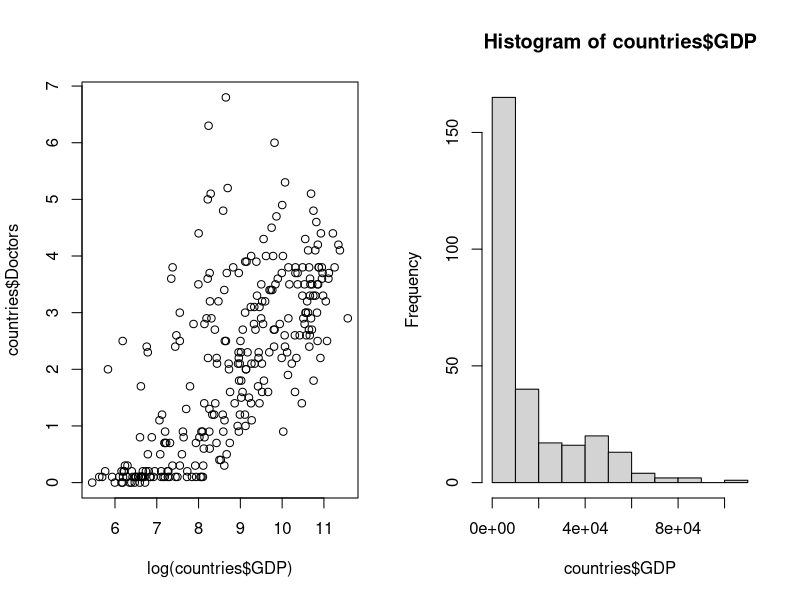
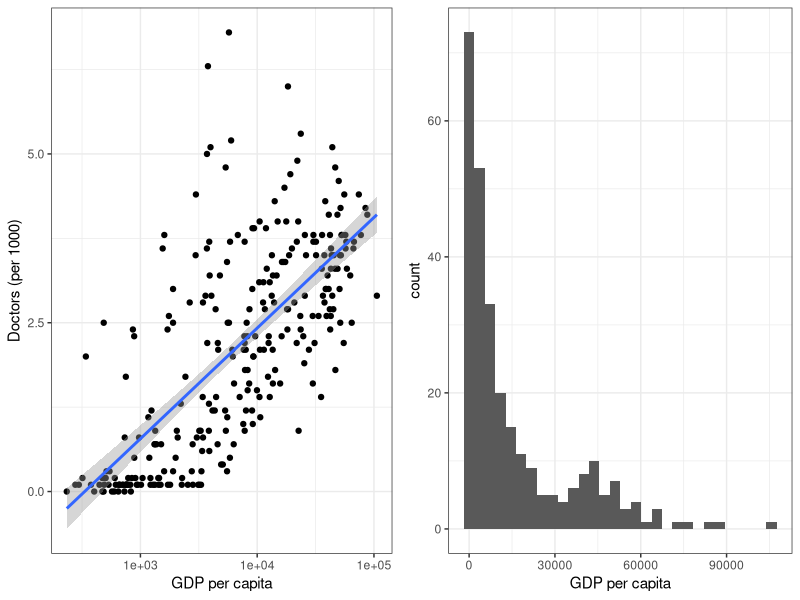
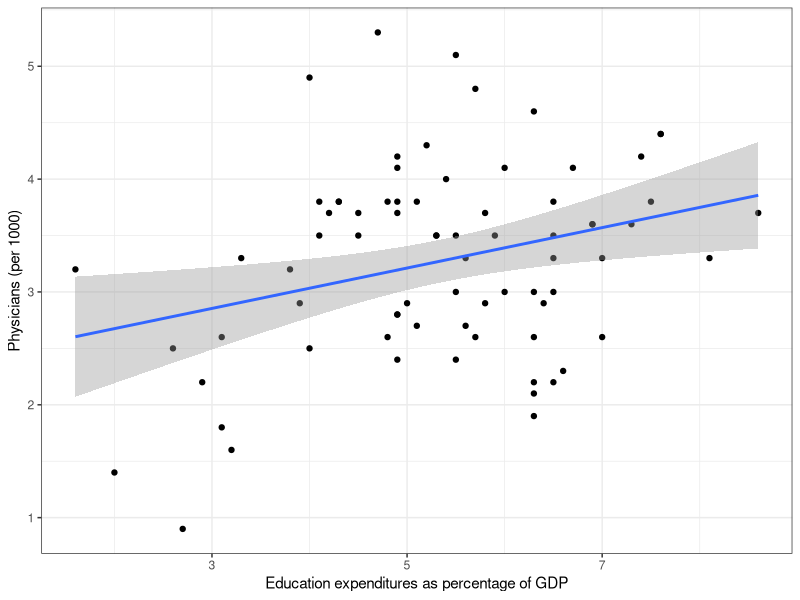
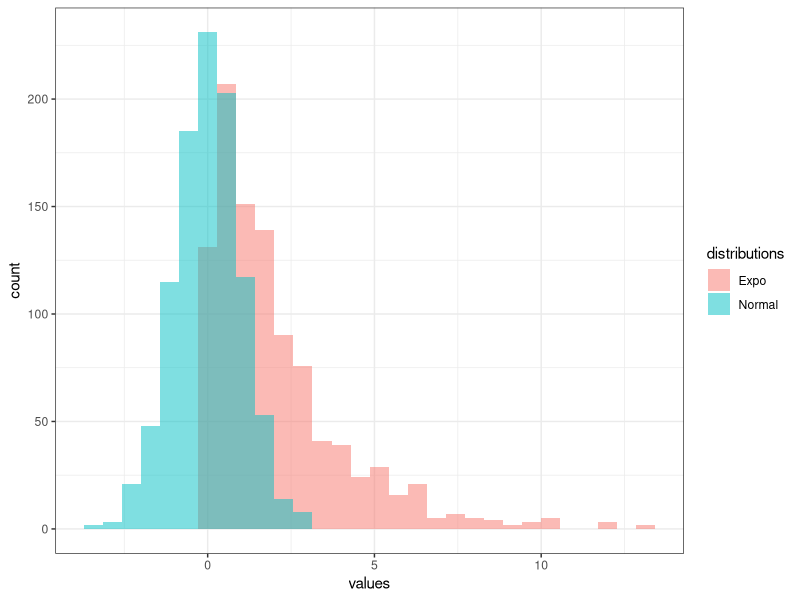
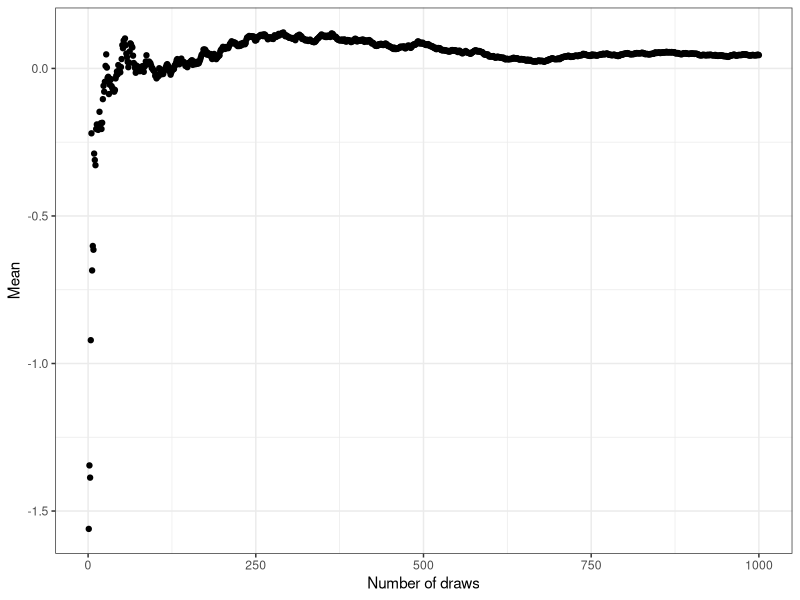

R code for these plots, in order:
## ---- chunk 1
w <- 10 # Sets w to 10
b = 20 # Sets b to 20, same as <-
n <- 15
total <- 0
k <- 0

while (k <= n) { # Run the statements inside the loop until k > n
  # Set the 'total' variable to itself plus the next term in the sum.
  total <- total + (choose(w, k) * choose(b, n-k)) / choose(w + b, n)
  
  # Increment k
  k <- k + 1
}

print(total)
## ---- chunk 2
i = -5
while (i <= 5) {
  print(i)
  i = i + 1
}
## ---- chunk 3
?choose
## ---- chunk 4
total <- 0

for (k in 0:n) { # For k = 0, then k = 1, ... finally k = n
  total <- total + (choose(w, k) * choose(b, n-k)) / choose(w + b, n)
}

print(total)
## ---- chunk 5
total <- 0
k <- 0

while (TRUE) { # Run forever until broken
  total <- total + (choose(w, k) * choose(b, n-k)) / choose(w + b, n)
  
  k <- k + 1
  
  if (k > n) { # Break the while loop when k > n
    break
  }
}

print(total)
## ---- chunk 6
k <- 0:n # Assign k to be a vector containing the elements 0 through n
print(k)
print(k[1:10]) # Print a subvector of the first 10 elements (R uses 1-based indexing)

# Use vectorization and sum over all the elements
total <- sum((choose(w, k) * choose(b, n-k)) / choose(w + b, n)) 

print(total)
## ---- chunk 7
# Create a function called single_hyper with k, w, b, and n as parameters
single_hyper <- function(k, w, b, n) {
  value_to_return <- (choose(w, k) * choose(b, n-k)) / choose(w + b, n)
  return (value_to_return) # Return the calculated value
}

# Apply the function single_hyper to each element in k and sum the result
total <- sum(sapply(k, single_hyper, w=w, b=b, n=n))

print(total)
## ---- chunk 8
total <- 0
for (i in 1:1000) {
  total <- total + 1/i
}
print(total)

print(sum(1/(1:1000)))

# Lambda function in R, you could also write out the function
print(sum(sapply(1:1000, function(x) {1/x})))
## ---- chunk 9
k <- 0:15
total <- sum(dhyper(k, w, b, n))

print(total)
## ---- chunk 10
v1 <- c(2, 4, 6) # Create vector with 3 elements by hand
v2 <- seq(5, 6, 0.5) # All real numbers from 5 to 6 spaced by 0.5
print(v1 * v2)
## ---- chunk 11
# For example,
print(3 * 1:3)

# And also
v3 <- seq(5, 9, 0.5)
print(v1)
print(v3)
print(v1 * v3)

# But this throws a warning
v4 <- seq(5, 8, 0.5)
print(v1 * v4)
## ---- chunk 12
now <- Sys.time() # Start timer
to_time <- 10^6
n <- 10
output <- vector(length = to_time)
for (i in 1:to_time) { # Multiply elements in a for loop
  output[i] <- i^2
}
print(difftime(Sys.time(), now))

now <- Sys.time()
output <- (1:to_time)^2 # Do vectorized multiplication of elements (in a good way)
print(difftime(Sys.time(), now))

now <- Sys.time()
# Do vectorized multiplication of elements (in a bad way)
output <- sapply(1:to_time, `^`, 2)
print(difftime(Sys.time(), now))
## ---- chunk 13
now <- Sys.time()
print(mean(1/(1:10^8)))
print(difftime(Sys.time(), now))
## ---- chunk 14
print("Chunk was here")
## ---- chunk 15
countries <- read.csv("data/country_stats.csv", check.names = F)
## ---- chunk 16
print(countries$GDP[1:10]) # Print the first 10 GDP per capitas
print(countries[,3][1:10]) # Same thing
## ---- chunk 17
print(countries[1,][1:3]) # First 3 columns of row 1
print(countries[1:5,1:3]) # First 3 columns of rows 1-5
## ---- chunk 18
print(dim(countries)) # Original dimensions

# Subset the data frame to only countries with GDPs per capita of over $10000
print(dim(countries[countries$GDP > 10000,])) 
## ---- chunk 19
par(mfrow = c(1,2)) # Place two plots side by side (1 row, 2 columns)
plot(log(countries$GDP), countries$Doctors)
hist(countries$GDP)
## ---- chunk 20
if(!"ggplot2" %in% rownames(installed.packages())) {
  install.packages("ggplot2")
}
library(ggplot2)

if(!"gridExtra" %in% rownames(installed.packages())) {
  install.packages("gridExtra")
}
library(gridExtra)
## ---- chunk 21
# GDP per capita is x, Doctors is y
p1 <- ggplot(countries, aes(x = GDP, y = Doctors)) + 
  geom_point() + # Plot points
  geom_smooth(method = 'lm', formula = "y~x") + # Plot line
  # Log transform x axis and set break points
  scale_x_continuous(trans = 'log10', breaks = c(1000, 10000, 100000)) + 
  ylab("Doctors (per 1000)") + # Rename y axis
  xlab("GDP per capita") + # Rename x axis
  theme_bw() # Change background

p2 <- ggplot(countries, aes(x = GDP)) + 
  geom_histogram(bins = 30) + 
  xlab("GDP per capita") + 
  theme_bw()

# You can display individual plots by not assigning them to p1 or p2

grid.arrange(p1, p2, ncol=2) # Put plots side by side
## ---- chunk 22
over_20 <- countries[countries$GDP > 20000,]
ggplot(over_20, aes(x = EducExpend, y = Doctors)) +
  geom_point() +
  geom_smooth(method = 'lm', formula = "y~x") +
  xlab("Education expenditures as percentage of GDP") +
  ylab("Physicians (per 1000)") +
  theme_bw()
## ---- chunk 23
set.seed(111)

n <- 1000
normals <- rnorm(n, 0, 1) # Generate 1000 standard normals
expos <- rexp(n, 1/2) # 1000 exponentials with rate 1/2 (mean 2)

# Create a data.frame with the normal and expontials in one column 
# and the names in another column
df <- data.frame("values" = c(normals, expos), 
                 "distributions" = rep(c("Normal", "Expo"), each = n))

ggplot(df, aes(x = values, fill = distributions)) + 
  geom_histogram(alpha = 0.5, position="identity", bins = 30) + 
  theme_bw()
## ---- chunk 24
print(c(mean(normals), median(normals)))
print(summary(normals))
## ---- chunk 25
print(pnorm(-3:3))
print(qnorm(c(1 - (1-0.997)/2, 1 - (1-0.95)/2, 1 - (1-0.68)/2)))
## ---- chunk 26
print(rep(10, 5))
print(replicate(10, mean(rnorm(100, mean = 1, sd = 2))))
## ---- chunk 27
n <- 1000
normals <- rnorm(n, 0, 1)
running_mean <- function(i, x) { # Returns the mean of elements 1 to i of x
  return (mean(x[1:i]))
}

df <- data.frame(y=sapply(1:n, running_mean, normals), x = 1:n)

ggplot(df, aes(x = x, y = y)) + 
  geom_point() + 
  theme_bw() + 
  xlab("Number of draws") + 
  ylab("Mean")
